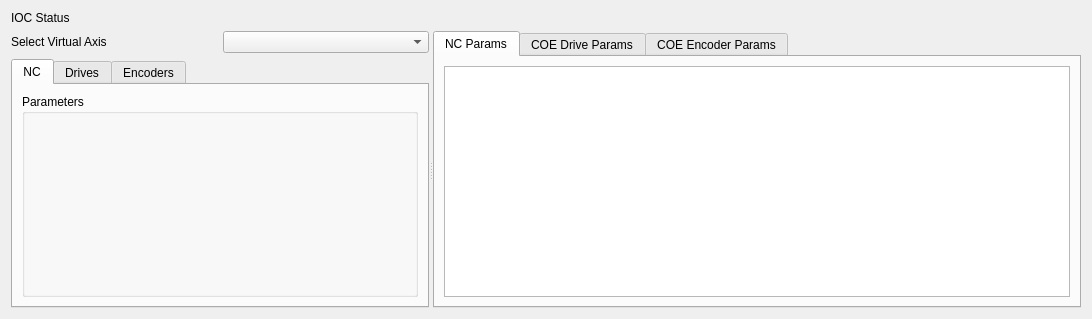
<?xml version="1.0" encoding="UTF-8"?>
<ui version="4.0">
 <class>ExpertTab</class>
 <widget class="QWidget" name="ExpertTab">
  <property name="geometry">
   <rect>
    <x>0</x>
    <y>0</y>
    <width>1092</width>
    <height>319</height>
   </rect>
  </property>
  <layout class="QVBoxLayout" name="verticalLayout_3">
   <item>
    <layout class="QVBoxLayout" name="verticalLayout_12">
     <item>
      <layout class="QVBoxLayout" name="verticalLayout_13">
       <item>
        <layout class="QHBoxLayout" name="horizontalLayout_15">
         <item>
          <widget class="QLabel" name="label_15">
           <property name="text">
            <string>IOC Status</string>
           </property>
          </widget>
         </item>
         <item>
          <widget class="PyDMLabel" name="PyDMLabel_3"/>
         </item>
        </layout>
       </item>
      </layout>
     </item>
     <item>
      <widget class="QSplitter" name="splitter_3">
       <property name="sizePolicy">
        <sizepolicy hsizetype="Expanding" vsizetype="Expanding">
         <horstretch>0</horstretch>
         <verstretch>0</verstretch>
        </sizepolicy>
       </property>
       <property name="orientation">
        <enum>Qt::Horizontal</enum>
       </property>
       <widget class="QWidget" name="gridLayoutWidget_5">
        <layout class="QGridLayout" name="gridLayout_6">
         <item row="0" column="0">
          <layout class="QGridLayout" name="gridLayout_7">
           <item row="2" column="0">
            <widget class="QTabWidget" name="param_tab">
             <property name="currentIndex">
              <number>0</number>
             </property>
             <widget class="QWidget" name="tab_10">
              <attribute name="title">
               <string>NC</string>
              </attribute>
              <layout class="QVBoxLayout" name="verticalLayout_19">
               <item>
                <widget class="QGroupBox" name="expert_nc_filter">
                 <property name="title">
                  <string>Parameters</string>
                 </property>
                 <layout class="QVBoxLayout" name="verticalLayout_8"/>
                </widget>
               </item>
              </layout>
             </widget>
             <widget class="QWidget" name="tab_11">
              <attribute name="title">
               <string>Drives</string>
              </attribute>
              <layout class="QVBoxLayout" name="verticalLayout_20">
               <item>
                <widget class="QGroupBox" name="expert_drive_filter">
                 <property name="title">
                  <string>Parameters</string>
                 </property>
                 <layout class="QVBoxLayout" name="verticalLayout_36"/>
                </widget>
               </item>
              </layout>
             </widget>
             <widget class="QWidget" name="tab_12">
              <attribute name="title">
               <string>Encoders</string>
              </attribute>
              <layout class="QVBoxLayout" name="verticalLayout_21">
               <item>
                <widget class="QGroupBox" name="expert_encoder_filter">
                 <property name="title">
                  <string>Parameters</string>
                 </property>
                 <layout class="QVBoxLayout" name="verticalLayout_38"/>
                </widget>
               </item>
              </layout>
             </widget>
            </widget>
           </item>
           <item row="1" column="0">
            <layout class="QHBoxLayout" name="horizontalLayout_7">
             <item>
              <widget class="QLabel" name="label_16">
               <property name="text">
                <string>Select Virtual Axis</string>
               </property>
              </widget>
             </item>
             <item>
              <widget class="QComboBox" name="expert_axis"/>
             </item>
            </layout>
           </item>
          </layout>
         </item>
        </layout>
       </widget>
       <widget class="QWidget" name="gridLayoutWidget_6">
        <layout class="QGridLayout" name="gridLayout_8">
         <property name="spacing">
          <number>0</number>
         </property>
         <item row="0" column="0">
          <widget class="QTabWidget" name="param_list_tab">
           <property name="currentIndex">
            <number>0</number>
           </property>
           <widget class="QWidget" name="tab_nc_params">
            <attribute name="title">
             <string>NC Params</string>
            </attribute>
            <layout class="QVBoxLayout" name="verticalLayout_41">
             <item>
              <layout class="QVBoxLayout" name="verticalLayout_40">
               <item>
                <widget class="QListWidget" name="expert_nc_filter_list"/>
               </item>
              </layout>
             </item>
            </layout>
           </widget>
           <widget class="QWidget" name="tab_2">
            <attribute name="title">
             <string>COE Drive Params</string>
            </attribute>
            <layout class="QVBoxLayout" name="verticalLayout_43">
             <item>
              <layout class="QVBoxLayout" name="verticalLayout_42">
               <item>
                <widget class="QListWidget" name="expert_coe_drive_filter_list"/>
               </item>
              </layout>
             </item>
            </layout>
           </widget>
           <widget class="QWidget" name="tab">
            <attribute name="title">
             <string>COE Encoder Params</string>
            </attribute>
            <layout class="QVBoxLayout" name="verticalLayout_45">
             <item>
              <layout class="QVBoxLayout" name="verticalLayout_44">
               <item>
                <widget class="QListWidget" name="expert_coe_encoder_filter_list"/>
               </item>
              </layout>
             </item>
            </layout>
           </widget>
          </widget>
         </item>
        </layout>
       </widget>
      </widget>
     </item>
    </layout>
   </item>
  </layout>
 </widget>
 <customwidgets>
  <customwidget>
   <class>PyDMLabel</class>
   <extends>QLabel</extends>
   <header>pydm.widgets.label</header>
  </customwidget>
 </customwidgets>
 <resources/>
 <connections/>
</ui>
